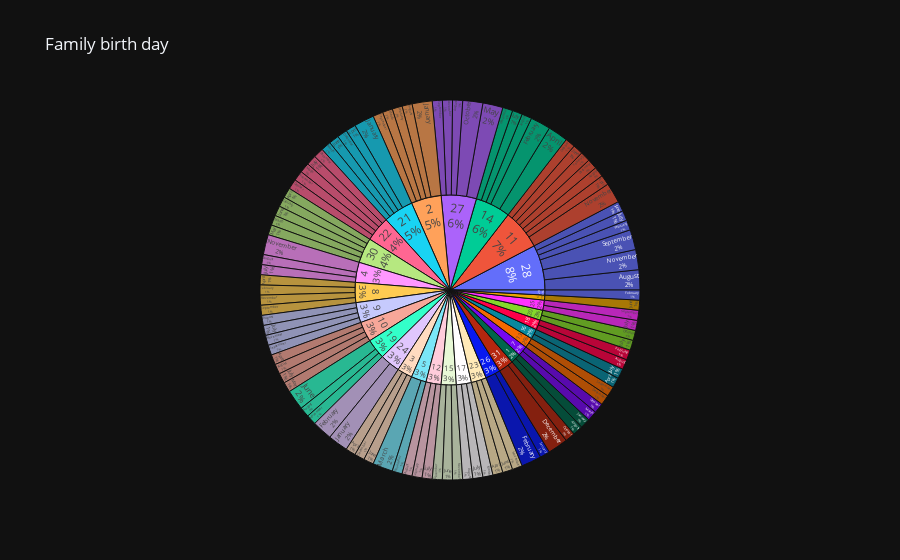

The code cell stored with this chart in its notebook:
### Code cell
dtf3 = (
    (
        dtf[["BirthDay", "BirthMonth"]]
        .groupby(["BirthDay", "BirthMonth"])
        .size()
        .to_frame("Count")
        .sort_values("Count", ascending=False)
    )
    .reset_index(drop=False)
    .replace("", "Unknown")
)

fig = sunburst(
    dtf3,
    path=["BirthDay", "BirthMonth"],
    values="Count",
    title="Family birth day",
)
fig.update_traces(textinfo="label+percent entry")
fig.write_html("BirthDaySunburst.html")
fig

### Figure 1 — Plotly figure (JSON) as saved in the notebook; plotly's stock layout.template omitted (floating-point values rounded to 4 significant figures; data arrays with more than 128 entries replaced by an {"elided": "..."} marker saying what was removed)
{"data": [{"branchvalues": "total", "domain": {"x": [0, 1], "y": [0, 1]}, "hovertemplate": "labels=%{label}<br>Count=%{value}<br>parent=%{parent}<br>id=%{id}<extra></extra>", "ids": {"elided": "131 str values"}, "labels": {"elided": "131 str values"}, "name": "", "parents": {"elided": "131 str values"}, "textinfo": "label+percent entry", "type": "sunburst", "values": {"elided": "131 int values"}}], "layout": {"legend": {"tracegroupgap": 0}, "title": {"text": "Family birth day"}}}
